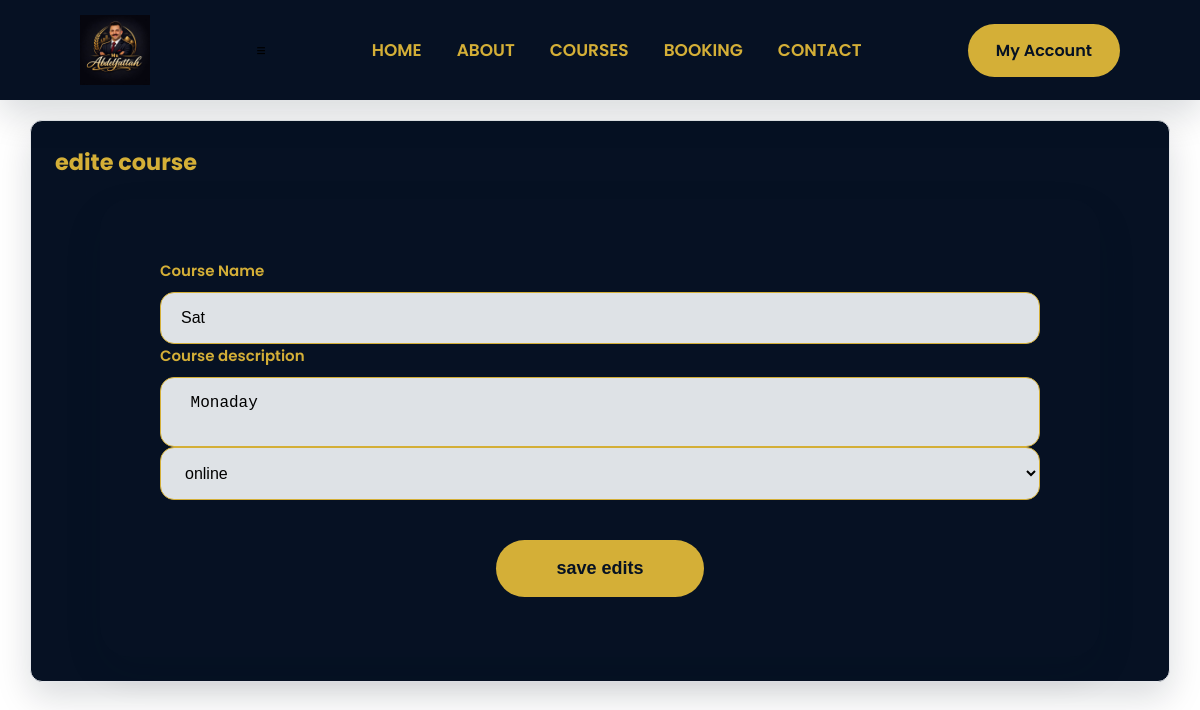
Screenshot of /admin/edit-course/1 (signed in) with the database file from the repository.
### models/course.py (models this page shows)
class Course(db.Model):
    id = db.Column(db.Integer, primary_key=True)
    title = db.Column(db.String(150), nullable=False)
    description = db.Column(db.Text, nullable=False)
    course_type = db.Column(db.String(20), nullable=False)
    image = db.Column(db.String(255), nullable=True)
    is_active = db.Column(db.Boolean, default=True)

### routes/admin.py (the view, shortened to what this page needs)
@admin.route("/admin/edit-course/<int:course_id>", methods=["GET", "POST"])
@login_required
@admin_required
def edit_course( course_id ):
    course = Course.query.get_or_404(course_id)
    return render_template("admin/edit-course.html", course=course, name="Edit Course")

### file.py (called while the page is built)
@login_manager.user_loader
def load_user(user_id):
    return db.session.get(User, int(user_id))

### templates/admin/edit-course.html (shortened to what this page needs)
{% extends "base.html"%}
{%block body%}
<div class="admin-container">
    <div class="card-admin">
        <div class="card-header">
            <h2 class="card-title">edite course</h2>
        </div>
        <div class="booking-form">
            <form method="post" class="admin-form">
               <div class="input-box">
                   <label class="form-label">Course Name</label>
                   <input
                    type="text"
                    name="title"
                    value="{{course.title}}"
                     required
                    >
               </div>
               <div class="input-box">
                   <label class="form-label">Course description</label>
                  <textarea
                   name="description"
                   required
                  > {{course.description}}</textarea>
               </div>
               <div class="input-box">
                <select name="course_type" id="course_type" required>
                   <option value="online" {% if course.course_type =="online" %} selected {% endif %}>
                      online
                   </option>
                </select>
               </div>
               <div class="submit-btn">
                 <button type="submit">
                 save edits
                </button>
               </div>
            </form>
        </div>
    </div>
</div>
{%endblock%}

### static/css/style.css (style rules this page uses)
:root { --primary-color:#061123; --secondary-color:#d4af37; --background-color:#dee2e6; --white:#ffffff; --black:#000000; --dark-light:#14213d; --gray:#6c757d; --light-gray:#ced4da; --border-color:#adb5bd; --success:#2ecc71; --danger:#e63946; --warning:#fca311; --card-bg:#ffffff; --card-hover:#f9f9fa; --button-primary:#fca311; --button-hover:#d98c00; --button-dark:#061123; --shadow:0 15px 35px rgba(6, 17, 35,.15); --radius:10px; --trnasition:.35s ease; }
* { margin: 0; padding: 0; box-sizing: border-box; }
body { font-family: 'poppins', sans-serif; background: var(--white); color: var(--black); overflow-x: hidden; }
.booking-form { max-width: 1000px; margin: auto; background: var(--primary-color); border-radius: 30px; padding: 60px; box-shadow: var(--shadow); }
.input-box { display: flex; flex-direction: column; }
.input-box label { font-size: 15px; font-weight: 600; color: var(--secondary-color); margin-bottom: 10px; }
.input-box input, .input-box select, .input-box textarea { width: 100%; padding: 16px 20px; border: 1px solid var(--secondary-color); border-radius: 14px; font-size: 16px; outline: none; transition: var(--trnasition); background: var(--background-color); }
.input-box textarea { resize: none; }
.submit-btn { margin-top: 40px; text-align: center; }
.submit-btn button { padding: 18px 60px ; border:none ; border-radius: 50px ; background:var(--secondary-color); color: var(--primary-color) ; transition: var(--trnasition) ; font-size:18px ; font-weight: 700; cursor: pointer; }

### static/css/admin.css (style rules this page uses)
:root { --primary-color:#061123; --secondary-color:#d4af37; --background-color:#dee2e6; --white:#ffffff; --black:#000000; --dark-light:#14213d; --gray:#6c757d; --light-gray:#ced4da; --border-color:#adb5bd; --success:#2ecc71; --danger:#e63946; --warning:#fca311; --shadow:0 15px 35px rgba(6, 17, 35,.15); --radius:12px; --transition:.35s ease; }
* { margin: 0; padding: 0; box-sizing: border-box; }
body { background: var(--white); color: var(--black); overflow-x: hidden; }
.admin-container { padding-top: 80px; width: 95%; max-width: 1400px; margin: 40px auto; }
.card-admin { width: 100%; background: var(--primary-color); border: 1px solid #E5E7EB; border-radius: var(--radius); box-shadow: var(--shadow); padding: 24PX; transition: var(--transition); }
.card-header { display: flex; justify-content: space-between; align-items: center; margin-bottom: 20px; }
.card-title { font-size: 1.4rem; font-weight: 700; color: var(--secondary-color); }
.form-label { font-size: 0.95rem; font-weight: 600; color: #6c757d; }

### rows the page displays
Course: title "Sat", description "Monaday", course_type "online"
